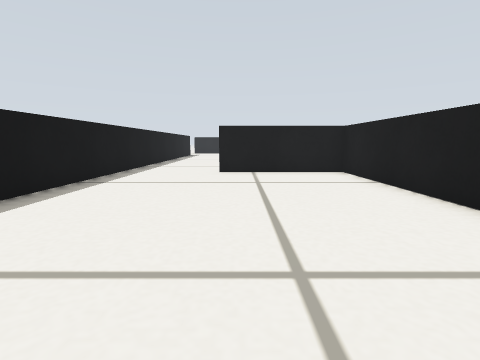
view 1 (above)

22 first-person views from a walk through a Gazebo world. The camera is 0.21 m above the floor, tilts 8° down and sees 85° across. The lines on the ground mark 1 m squares. The floor is counted in squares, 0.2 m on a side. Each view is taken from the middle of a square. On the plan, view 1 faces up. The plan holds only what a view shows up to about 11 squares ahead; the rest is blank.

view 2
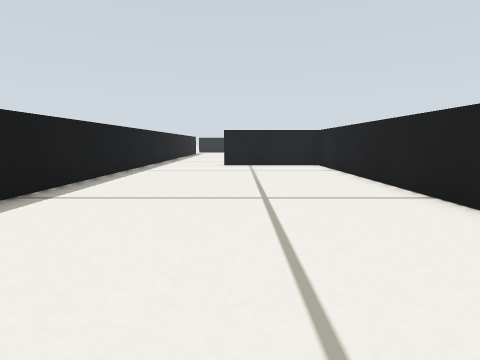

view 3
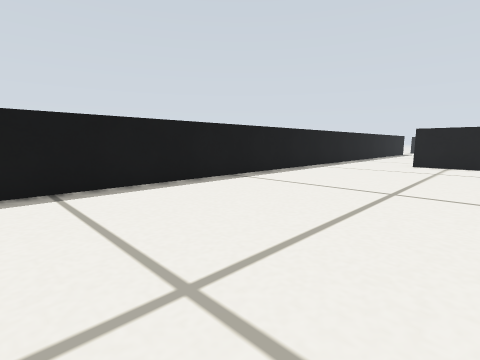

view 4
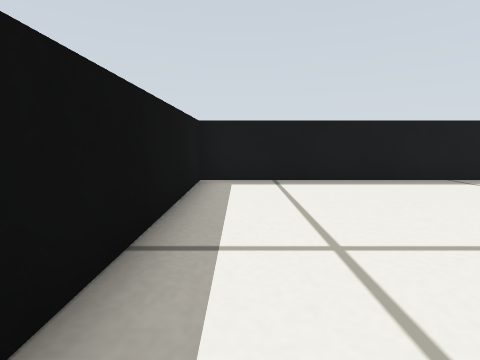

view 5
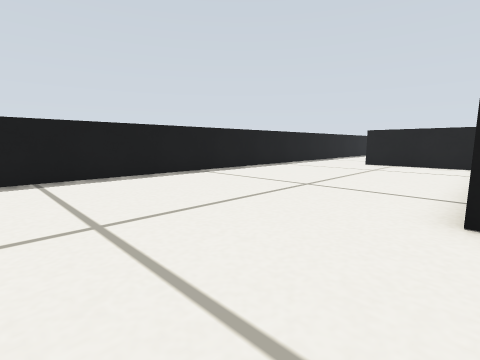

view 6
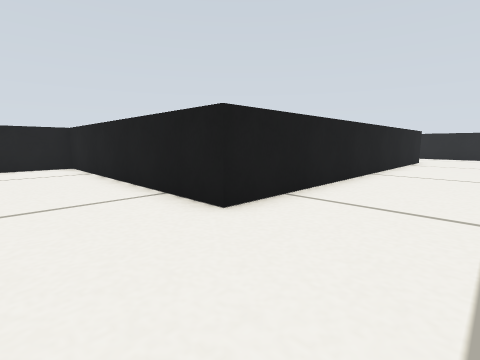

view 7
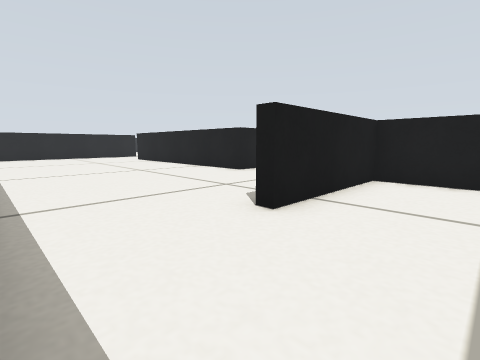

view 8
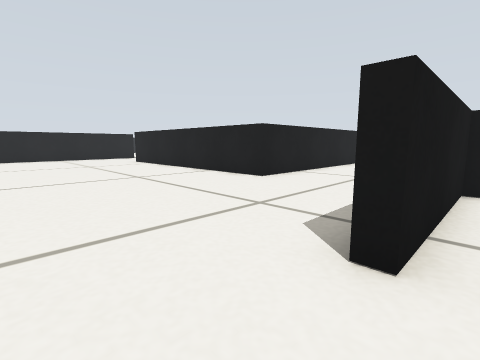

view 9
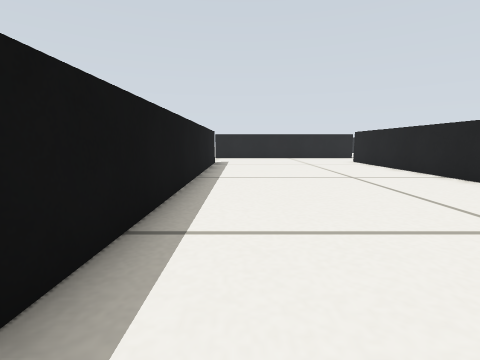

view 10
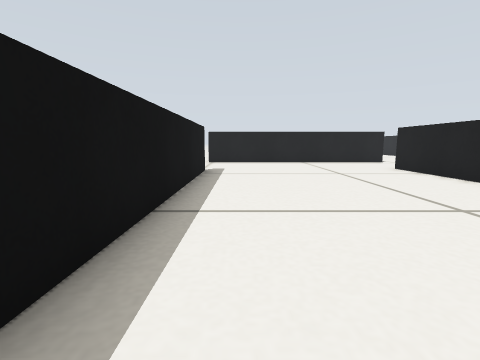

view 11
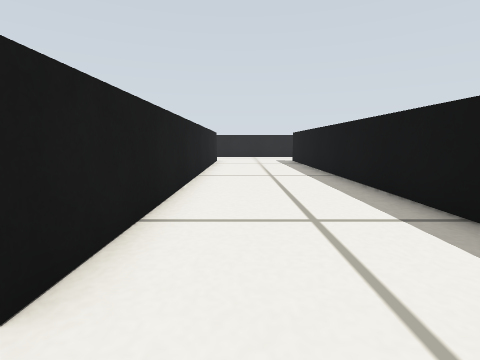

view 12
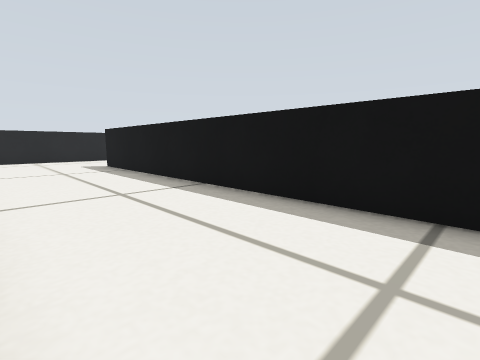

view 13
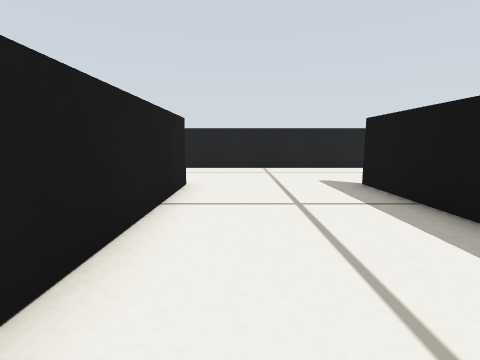

view 14
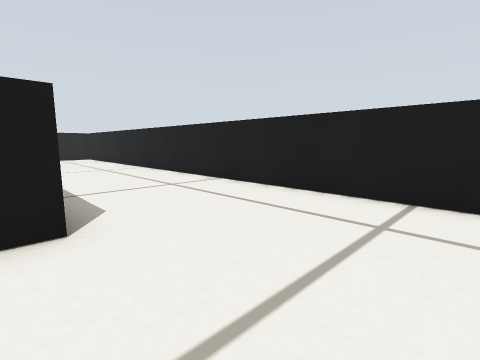

view 15
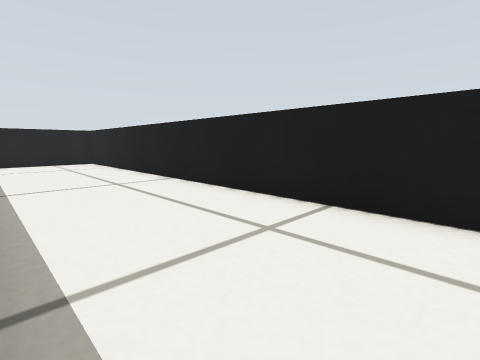

view 16
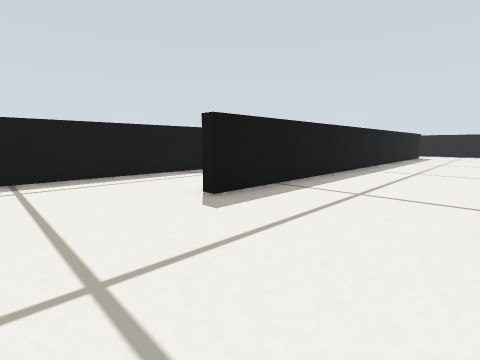

view 17
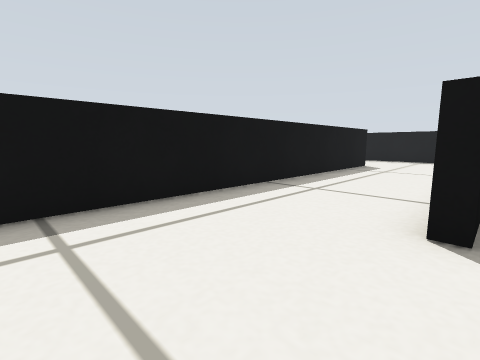

view 18
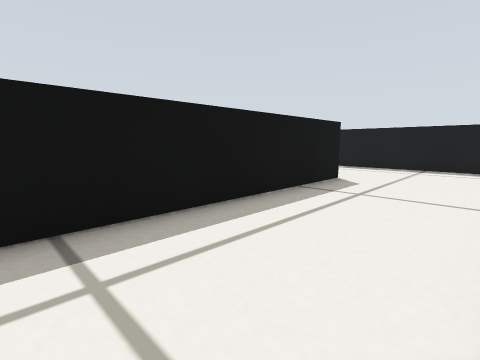

view 19
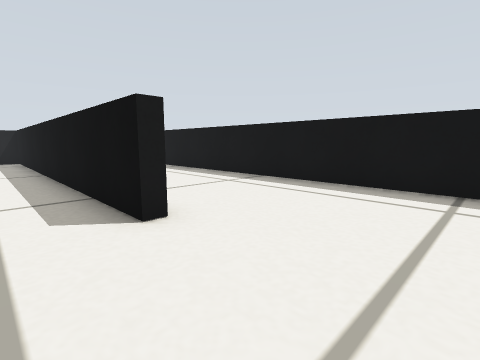

view 20
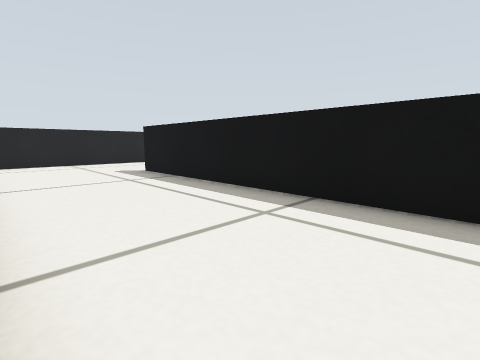

view 21
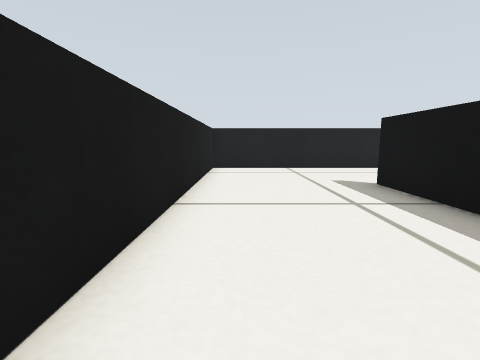

view 22
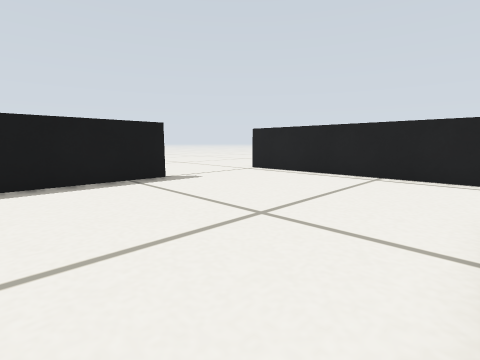

### Floor plan
Ten units are one square. View 1 is at (0, 0); x grows to the right and y downward. Boxes are objects, and circles mark ways between rooms. Rooms are numbered by the first view taken in them; rooms with no view inside come last. Other rooms are left out.
<svg viewBox="-55 -302 281 358">
<path fill="none" stroke="#000" d="M38 -1 38 -95 -7 -95M-43 -96 -43 51 20 51M136 -1 38 -1M221 20 221 5M50 -99 176 -99M-7 -95 -7 -99M178 -144 34 -144 34 -238M28 -275 -42 -275M-43 -231 -43 -96M221 -106 221 -266M191 -297 186 -297M176 -99 176 -95M83 -51 83 -55 209 -55M41 -85 41 -51M221 -76 221 -106M51 -5 176 -5M221 5 221 -51 121 -51"/>
<circle cx="35" cy="25" r="3" fill="#2a7"/>
<circle cx="-25" cy="-100" r="3" fill="#2a7"/>
<circle cx="195" cy="0" r="3" fill="#2a7"/>
<circle cx="195" cy="-100" r="3" fill="#2a7"/>
<circle cx="65" cy="-50" r="3" fill="#2a7"/>
<text x="-10" y="-30">1</text>
<text x="110" y="40">2</text>
<text x="70" y="-140">3</text>
<text x="130" y="-80">4</text>
<text x="130" y="-20">5</text>
</svg>
Room 1 opens to room 2. Room 1 opens to room 3. Room 2 opens to room 5. Room 3 opens to room 4. Room 4 opens to room 5.

Where each view was taken, in squares from view 1:
view 1: 0 up, 0 right, facing up
view 2: 3 down, 0 right, facing up
view 3: 4 down, 2 right, facing up-left
view 4: 4 down, 3 right, facing left
view 5: 4 down, 4 right, facing up-left
view 6: 3 down, 1 right, facing up-right
view 7: 7 up, 4 left, facing up-right
view 8: 9 up, 3 left, facing up-right
view 9: 9 up, 3 left, facing up
view 10: 13 up, 3 left, facing up
view 11: 13 up, 2 right, facing right
view 12: 14 up, 5 right, facing down-right
view 13: 13 up, 11 right, facing right
view 14: 11 up, 17 right, facing up-right
view 15: 15 up, 18 right, facing up-right
view 16: 14 up, 21 right, facing down-left
view 17: 10 up, 21 right, facing down-left
view 18: 9 up, 16 right, facing down-left
view 19: 7 up, 5 right, facing down-right
view 20: 5 up, 8 right, facing down-right
view 21: 4 up, 11 right, facing right
view 22: 19 up, 3 right, facing up-left
